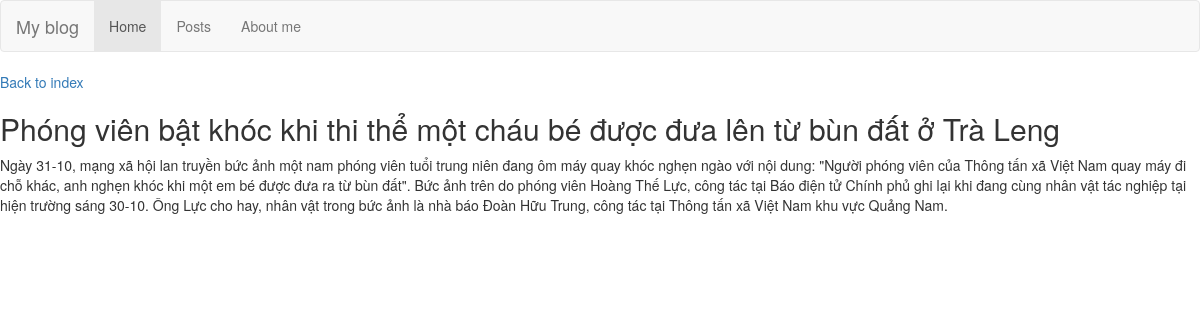
/post/second-post, run on the app's committed database.
### blog/models.py (models this page shows, shortened)
class Post(models.Model):
    title = models.CharField(max_length=255)
    slug = models.SlugField(max_length=255, unique=True)
    summary = models.CharField(max_length=511)
    content = models.TextField()
    published = models.BooleanField(default=True)
    created = models.DateTimeField(auto_now_add=True)
    class Meta:
        ordering = ['-created']

### blog/views.py (the view)
# urls.py: path('post/<slug:slug>', blog_views.post),
def post(request, slug):
    return render(None, 'post.html', {
        'post': get_object_or_404(Post, slug=slug)
    })

### blog/templates/post.html (shortened to what this page needs)
{% extends 'base.html' %}
{% block content %}
    <a href="/">Back to index</a>
    <h2>{{ post.title }}</h2>
    <div>
        {{ post.content }}
    </div>
{% endblock %}

### data on the page
Post: title "Phóng viên bật khóc khi thi thể một cháu bé được đưa lên từ bùn đất ở Trà Leng", content "Ngày 31-10, mạng xã hội lan truyền bức ảnh một nam phóng viên tuổi trung niên đang ôm máy quay khóc nghẹn ngào với nội dung: \"Người phóng viên của Thông tấn xã Việt Nam quay máy đi chỗ khác, anh nghẹn khóc khi một em bé được đưa ra từ bùn đất\". Bức ảnh trên do phóng viên Hoàng Thế Lực, công tác tại Báo điện tử Chính phủ ghi lại khi đang cùng nhân vật tác nghiệp tại hiện trường sáng 30-10. Ông Lực cho hay, nhân vật trong bức ảnh là nhà báo Đoàn Hữu Trung, công tác tại Thông tấn xã Việt Nam khu vực Quảng Nam."
